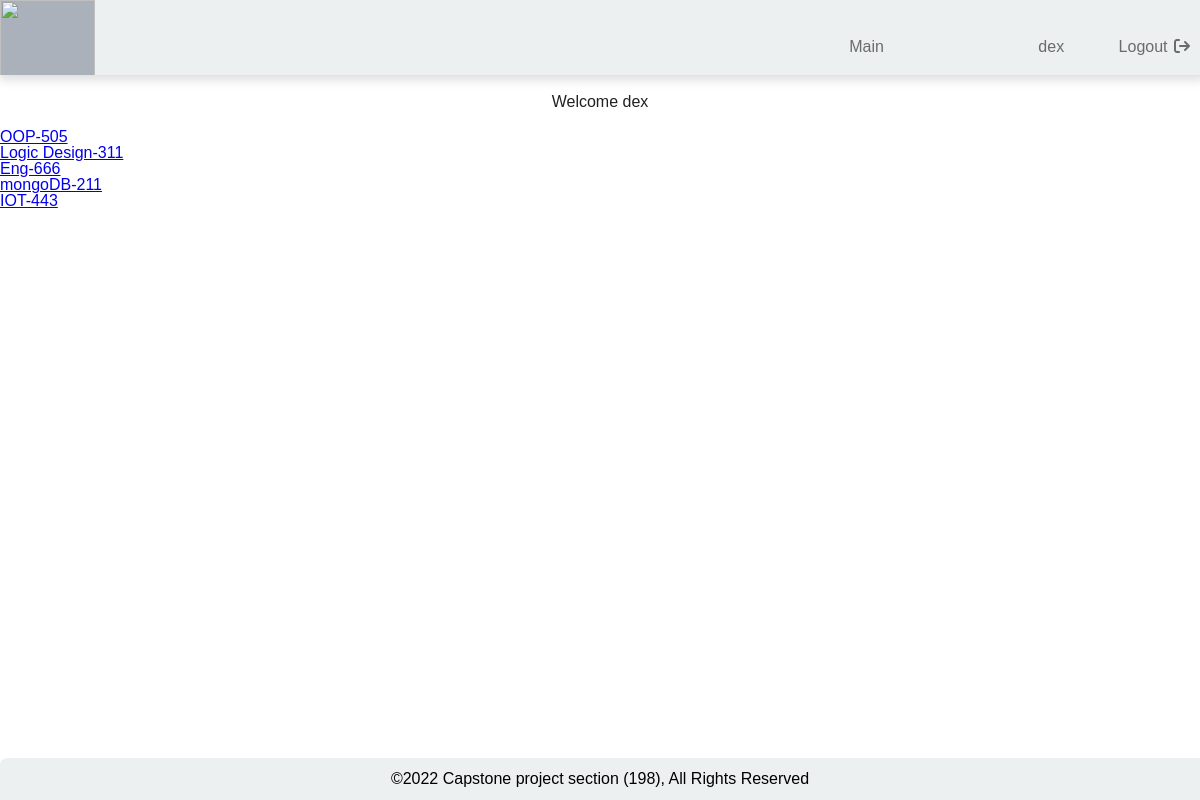
Screenshot of /Hadir/Classes (signed in) with the database file from the repository.
### HadirApp/models.py (models this page shows)
class Class(models.Model):
    instructor = models.ForeignKey(User, null=True, on_delete=models.SET_NULL)
    class_id = models.CharField(primary_key=True, max_length=3, validators=[
                                RegexValidator(r'\d{3}')])
    class_name = models.CharField(max_length=50)
    classImgs = models.FileField(max_length=300, null=True)
    def __str__(self):
        return (f'{self.class_name}-{self.class_id}')

### HadirApp/views.py (the view)
# urls.py: path('Hadir/Classes', views.Classes, name="Classes"),
@login_required(login_url='./login')
def Classes(request):
    if Class.objects.filter(instructor=request.user).exists():
        theClasses = []
        try:
            for clas in Class.objects.filter(instructor=request.user):
                if clas.instructor == request.user:
                    theClasses.append(clas)
                    print('class found')
        except:
            if Class.objects.filter(instructor=request.user).instructor == request.user:
                theClasses.append(clas)
        return render(request, 'HadirApp/classes.html', {'theClasses': theClasses})
    else:
        err = "You dont Have Any Classes"
        return render(request, 'HadirApp/classes.html', {'err': err})

### HadirApp/templates/HadirApp/classes.html (shortened to what this page needs)
{% extends 'HadirApp/base.html' %}
{% block main_content %}
<p>Welcome {{request.user}}</p> <br>
{% if theClasses %}
{% for class in theClasses %}
<a href="Classes/{{class.class_name}}-{{class.class_id}}">{{class}}</a><br>
{% endfor %}
{% endif %}
{% endblock %}

### HadirApp/templates/HadirApp/base.html (shortened to what this page needs)
{% load static %}
<!DOCTYPE html>
<html lang="en">
<head>
    <link rel="stylesheet" href="{% static 'Hadir/main.css' %}">
    <link rel="stylesheet" href="{% static 'Hadir/log-reg-style.css' %}">
    <link rel="stylesheet" href="{% static 'Hadir/class.css' %}">
    <link rel="stylesheet" href="{% static 'Hadir/attendance.css' %}">
    <link rel="stylesheet" href="https://cdnjs.cloudflare.com/ajax/libs/font-awesome/6.0.0/css/all.min.css" />
</head>
<body>
    <div class="page-wrapper">
        <div class="nav-wrapper">
            <nav class="navbar">
                <a href="/Hadir/"><img src="{% static '/Hadir/media/logo.png' %}"></a>
                <ul class="nav no-search">
                    {% if user.is_authenticated %}
                    <a class="nav-item" id="main" href="/Hadir/main">Main</a>
                    <a class="nav-item" id="username">{{user.username}}</a>
                    <a class="nav-item" href="/Hadir/logout">Logout <i style="margin-left: 2px;"
                            class="fa-solid fa-arrow-right-from-bracket"></i>
                    </a>
                    {% else %}
                    <a class="nav-item" href="/Hadir/register">Register</a>
                    <a class="nav-item" href="/Hadir/login">Login</a>
                    {% endif %}
                </ul>
            </nav>
            <br>
            {% block main_content %}
            {% endblock %}
            <br>
            <footer>
                <p> ©2022
                    Capstone project section (198), All Rights Reserved
                </p>
            </footer>
</body>

### HadirApp/static/Hadir/main.css (style rules this page uses)
* { margin: 0; padding: 0; box-sizing: border-box; font-family: 'Lato', 'Arial', sans-serif; scroll-behavior: smooth; }
h1, p { text-align: center; line-height: 1.4; }
.page-wrapper { width: 100%; height: auto; }
.nav-wrapper { width: 100%; position: -webkit-sticky; background-color: #fff; min-height: 100vh; }
.navbar { display: grid; grid-template-columns: 1fr 3fr; align-items: center; height: 75px; overflow: hidden; background: #ECF0F1; box-shadow: 2px 2px 10px 3px #ddd; }
#main { align-self: center; position: relative; right: 100px; }
.navbar img { height: 90px; width: 95px; background: rgba(17, 31, 62, 0.3) }
.navbar ul { list-style: none; position: relative; right: 10px; justify-self: end; }
#username { color: #6b6b6b; user-select: none; }
.nav-item { padding-left: 50px; color: #6b6b6b; font-weight: 400; text-decoration: none; }
.no-search { transform: translate(0); transition: transform 0.7s ease-in-out; }
footer { width: 100%; position: absolute; bottom: 0; padding: 10px 0 10px 0; font-family: Arial, Helvetica, sans-serif; background-color: #ECF0F1; border-top-left-radius: 7px; }
footer p { margin: 0 3px; font-size: 16px; font-weight: 400; }

### HadirApp/static/Hadir/log-reg-style.css (style rules this page uses)
html { scroll-behavior: smooth; height: 100%; background-image: url('https://images.unsplash.com/photo-1435224668334-0f82ec57b605?ixlib=rb-1.2.1&ixid=MnwxMjA3fDB8MHxwaG90by1yZWxhdGVkfDd8fHxlbnwwfHx8fA%3D%3D&w=1000&q=80'); background-position: center; background-repeat: no-repeat; background-size: cover; }
footer p { color: black; }

### HadirApp/static/Hadir/class.css (style rules this page uses)
html { scroll-behavior: smooth; height: 100%; background: #eef0ef; background-position: center; background-repeat: no-repeat; background-size: cover; }

### HadirApp/static/Hadir/attendance.css (style rules this page uses)
body { background-color: #b6b4b4; font-family: Helvetica, sans-serif; color: #222; scroll-behavior: smooth; }
* { margin: 0; padding: 0; border: 0; font-size: 100%; font: inherit; vertical-align: baseline; box-sizing: content-box; }
body { line-height: 1; }
ol, ul { list-style: none; }

### HadirApp/templates/HadirApp/classes.html (style rules this page uses)
footer { position: absolute; bottom: 0; }

### rows the page displays
Class: class_name+class_id "OOP-505"
Class: class_name+class_id "Logic Design-311"
Class: class_name+class_id "Eng-666"
Class: class_name+class_id "mongoDB-211"
Class: class_name+class_id "IOT-443"

### other values shown
{{ user.username }} "dex"
{{ request.user }} "dex"
